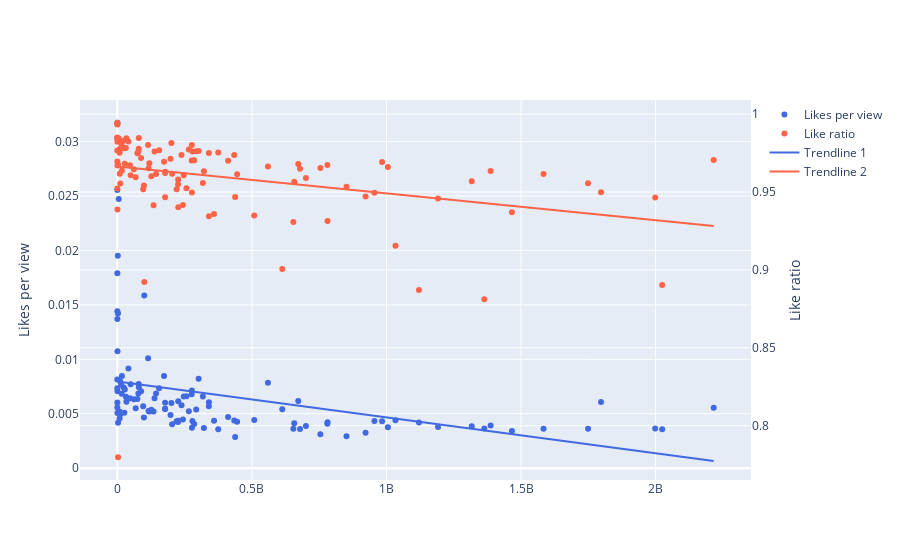
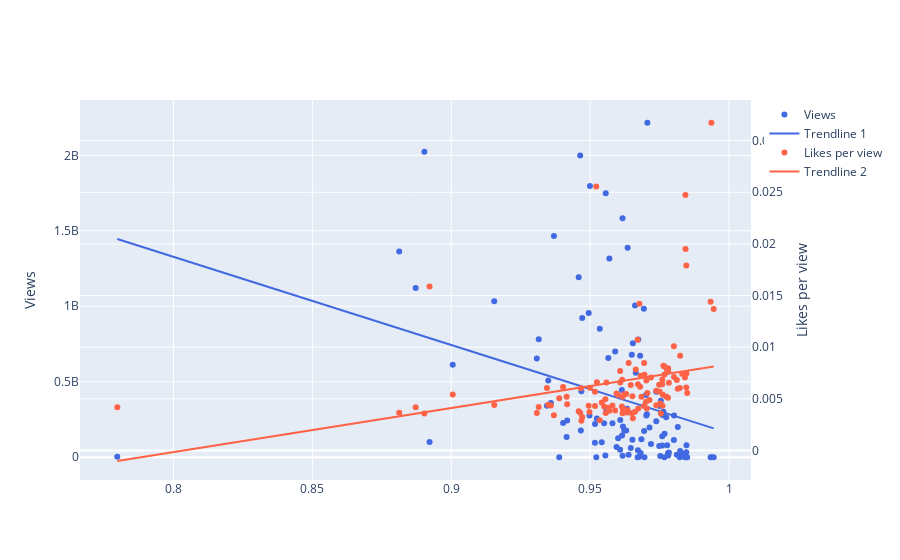

The cell these charts' notebook holds for them, in order:
### Markdown cell above
### Assignment 2 (continued)

*How will you interpret the network benefit function f, the intrinsic interest function r, and the price p*? Try to specify the model that best fits the data.*

For plots like for functions f and r, normally the share of consumers that buys something is plotted on the x axis, and hte y axis represents the "price" of the good. In this case, the share of consumers can be represented by the amount of views (amount of people that took the time to click on the video). Then, what do we plot on the y-axis? 

# TODO plot thing discussed with emiel
# TODO zeg: dislike was het tijd niet waard, like was het tijd wel waard. Dus bij hoge dislike ratio was de prijs te hoog

### Code cell
figure = go.Figure()
merged_data = pd.concat([data_youtube100,data_alarmschijf,data_megahit])
# merged_data = data_megahit
data = merged_data[merged_data.timestamp == u'2016-11-28']
# data = data_youtube100

dislikes_over_votes = (data.dislikes/data.votes)
likes_over_votes = data.likes/data.votes
likes_over_dislikes = data.likes/data.dislikes

# x axis: population share
# y axis: estimate

figure.add_trace(go.Scatter(x=data.views,y=data.likes/data.views,mode='markers',name='Likes per view',marker={'color':'royalblue'}))
figure.add_trace(go.Scatter(x=data.views,y=likes_over_votes,mode='markers',name='Like ratio',yaxis='y2',marker={'color':'tomato'}))

trendline1 = np.poly1d(np.polyfit(data.views,data.likes/data.views,1))
trendline2 = np.poly1d(np.polyfit(data.views,likes_over_votes,1))

figure.add_trace(go.Scatter(x=data.views,y=trendline1(data.views),mode='lines',name='Trendline 1',line={'color':'royalblue'}))
figure.add_trace(go.Scatter(x=data.views,y=trendline2(data.views),mode='lines',name='Trendline 2',line={'color':'tomato'},yaxis='y2'))

# data_youtube100



# x axis: expectation
# y axis: realization
trendline1 = np.poly1d(np.polyfit(likes_over_votes,data.views,1))
trendline2 = np.poly1d(np.polyfit(likes_over_votes,np.array(data.likes/data.views),1))

figure2 = go.Figure()
figure2.add_trace(go.Scatter(x=likes_over_votes,y=data.views,mode='markers',name='Views',marker={'color':'royalblue'}))
figure2.add_trace(go.Scatter(x=likes_over_votes,y=trendline1(likes_over_votes),mode='lines',name='Trendline 1',line={'color':'royalblue'}))
figure2.add_trace(go.Scatter(x=likes_over_votes,y=data.likes/data.views,mode='markers',name='Likes per view',yaxis='y2',marker={'color':'tomato'}))
figure2.add_trace(go.Scatter(x=likes_over_votes,y=trendline2(likes_over_votes),mode='lines',name='Trendline 2',yaxis='y2',line={'color':'tomato'}))

# figure2.add_trace(go.Scatter(x=likes_over_votes,y=data.views,mode='markers',name='Likes per view'))

figure.update_layout(    
    yaxis=dict(title="Likes per view")
    
    ,yaxis2=dict(
        title="Like ratio",
        anchor="free",
        overlaying="y",
        side="right",
        position=1
    ),
# legend=dict(x=0, y=-2)
)

figure.show()

figure2.update_layout(    
    yaxis=dict(title="Views")
    
    ,yaxis2=dict(
        title="Likes per view",
        anchor="free",
        overlaying="y",
        side="right",
        position=1
    ),
# legend=dict(x=0, y=-2)
)

figure2.show()
# print data_youtube100.likes / data_youtube100.votes
